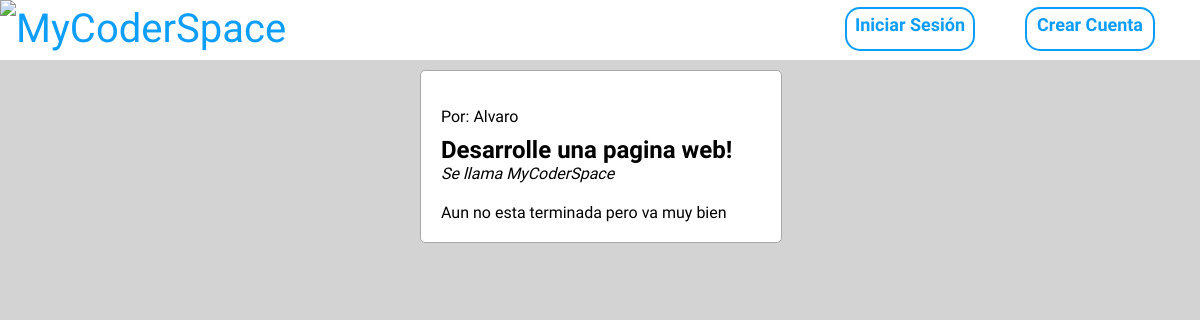
Screenshot of /detail/9/ with the database file from the repository.
### MyCoderSpace/models.py (models this page shows, shortened)
class BlogModel(models.Model):
    titulo = models.CharField(max_length=100)
    sub_titulo = models.CharField(max_length=100)
    cuerpo = models.TextField()
    autor = models.ForeignKey(User, on_delete=models.CASCADE)
    fecha_creacion = models.DateField(auto_now_add=True)

### MyCoderSpace/views.py (the view)
# urls.py: path("detail/<pk>/", views.BlogDetail.as_view(), name = "detail"),
class BlogDetail(DetailView):
    model = BlogModel
    template_name = "blog_detail.html"

### MyCoderSpace/templates/blog_detail.html (shortened to what this page needs)
{% extends "createblog.html" %}
{% load static %}
{% block contenidoDinamico %}
    <div id="cuerpo">
      <div id="cuadricula">
        <div id="blog">
          <div id="texto-blog">
            <p id="autor">Por: {{object.autor}}</p>
            <p id="titulo">{{object.titulo}}</p>
            <p id="sub_titulo">{{object.sub_titulo}}</p>
            <p id="cuerpo-blog2">{{object.cuerpo}}</p>
          </div>
        </div>
      </div>
    </div>
{% endblock %}

### MyCoderSpace/templates/createblog.html (style rules this page uses)
body, html { margin: 0px; padding: 0px; font-family: 'Mukta', sans-serif; color: black; border: 0px; background: lightgray; }
#cuerpo { display: flex; flex-wrap: nowrap; align-items: center; margin-top: 10px; padding: 0px; width: 100%; height: 100%; width: 100%; }
#cuadricula { display: inline-block; height: 92%; width: 30%; margin-bottom: 0px; margin-top: 0px; margin-right: auto; margin-left: auto; }
#blog { display: flex; width: 100%; height: 430px; margin: 0px auto; background: white; border: 1px solid darkgray; border-radius: 5px; }
#texto-blog { margin: -10px auto 0px auto; }
#texto-blog p { margin-bottom: 0px; }
#autor { display: inline-block; }
#titulo { font-size: 20px; margin-top: -15px; }

### MyCoderSpace/templates/blog_detail.html (style rules this page uses)
#blog { height: 30%; }
#texto-blog { margin: 20px; }
#titulo { margin-top: 10px; font-size: 24px; font-weight: 800; }
#sub_titulo { font-style: italic; margin-top: 0px; }
#cuerpo-blog2 { margin-top: 20px; }

### rows the page displays
BlogModel: autor "Alvaro", titulo "Desarrolle una pagina web!", sub_titulo "Se llama MyCoderSpace", cuerpo "Aun no esta terminada pero va muy bien"
